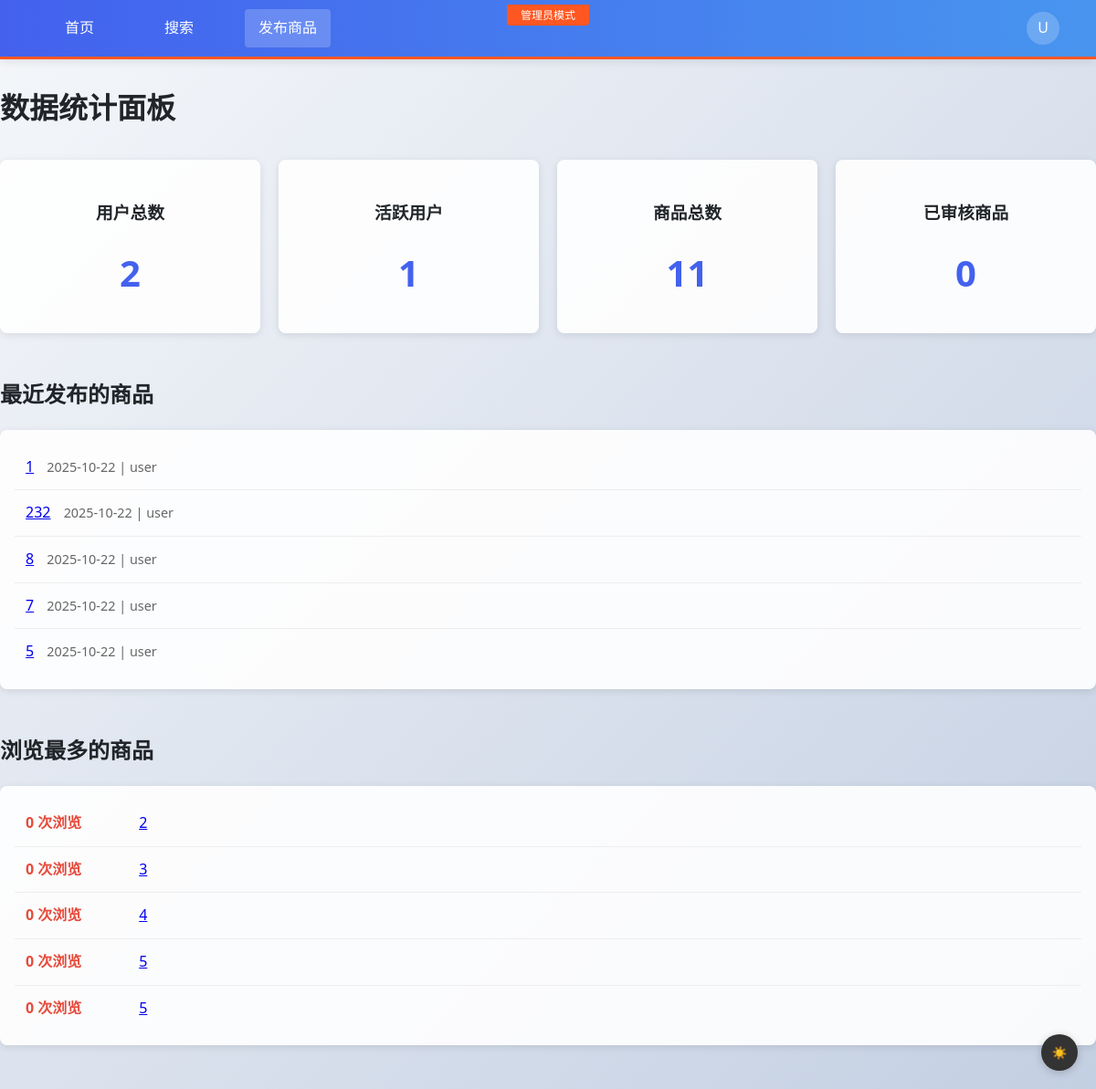
Page /admin/stats (signed in) on the committed database.
### models.py (models this page shows, shortened)
class User(UserMixin, db.Model):
    id = db.Column(db.Integer, primary_key=True)
    username = db.Column(db.String(80), unique=True, nullable=False)
    email = db.Column(db.String(120), unique=True, nullable=False)
    password_hash = db.Column(db.String(128), nullable=False)  # 存储哈希值而非明文
    email_confirmed = db.Column(db.Boolean, default=False)
    avatar = db.Column(db.String(120), nullable=True)
    is_admin = db.Column(db.Boolean, default=False)
    is_active = db.Column(db.Boolean, default=True)  # 用户状态(活跃/封禁)
    last_login = db.Column(db.DateTime)  # 最后登录时间
    @property
    def password(self):
        raise AttributeError('密码不可读')

class Post(db.Model):
    id = db.Column(db.Integer, primary_key=True)
    title = db.Column(db.String(120), nullable=False)
    body = db.Column(db.Text, nullable=False)
    price = db.Column(db.Float, nullable=False)
    status = db.Column(db.String(20), default='available')  # available/sold/reserved
    is_approved = db.Column(db.Boolean, default=False)  # 审核状态
    created_at = db.Column(db.DateTime, default=db.func.current_timestamp())
    views = db.Column(db.Integer, default=0)  # 浏览次数
    author_id = db.Column(db.Integer, db.ForeignKey('user.id'), nullable=False)
    author = db.relationship('User', backref=db.backref('posts', lazy=True))

### app.py (the view)
@app.route('/admin/stats')
@login_required
def admin_stats():
    if not current_user.is_admin:
        flash('无权访问此页面')
        return redirect(url_for('index'))
    total_users = User.query.count()
    active_users = User.query.filter_by(is_active=True).count()
    total_posts = Post.query.count()
    approved_posts = Post.query.filter_by(is_approved=True).count()
    recent_posts = Post.query.order_by(Post.created_at.desc()).limit(5).all()
    top_viewed = Post.query.order_by(Post.views.desc()).limit(5).all()
    return render_template('admin_stats.html',
                         total_users=total_users,
                         active_users=active_users,
                         total_posts=total_posts,
                         approved_posts=approved_posts,
                         recent_posts=recent_posts,
                         top_viewed=top_viewed)

### app.py (called while the page is built)
@login_manager.user_loader
def load_user(user_id):  # 加载当前登录用户
    return User.query.get(int(user_id))

@app.before_request
def create_tables():  # 确保数据库表已创建
    global tables_created
    if not tables_created:
        db.create_all()
        tables_created = True

### templates/admin_stats.html (shortened to what this page needs)
{% extends "base.html" %}
{% block content %}
<div class="admin-container">
    <h1>数据统计面板</h1>
    <div class="stats-grid">
        <div class="stat-card">
            <h3>用户总数</h3>
            <div class="stat-value">{{ total_users }}</div>
        </div>
        <div class="stat-card">
            <h3>活跃用户</h3>
            <div class="stat-value">{{ active_users }}</div>
        </div>
        <div class="stat-card">
            <h3>商品总数</h3>
            <div class="stat-value">{{ total_posts }}</div>
        </div>
        <div class="stat-card">
            <h3>已审核商品</h3>
            <div class="stat-value">{{ approved_posts }}</div>
        </div>
    </div>
    <div class="stats-section">
        <h2>最近发布的商品</h2>
        <div class="recent-list">
            {% for post in recent_posts %}
            <div class="recent-item">
                <a href="{{ url_for('view_post', post_id=post.id) }}">{{ post.title }}</a>
                <span class="post-meta">
                    {{ post.created_at.strftime('%Y-%m-%d') }} |
                    {{ post.author.username }}
                </span>
            </div>
            {% endfor %}
        </div>
    </div>
    <div class="stats-section">
        <h2>浏览最多的商品</h2>
        <div class="top-list">
            {% for post in top_viewed %}
            <div class="top-item">
                <span class="views">{{ post.views }} 次浏览</span>
                <a href="{{ url_for('view_post', post_id=post.id) }}">{{ post.title }}</a>
            </div>
            {% endfor %}
        </div>
    </div>
</div>
{% endblock %}

### templates/base.html (shortened to what this page needs)
<!DOCTYPE html>
<html lang="zh">
<head>
    <link rel="stylesheet" href="{{ url_for('static', filename='style.css') }}">
</head>
<body>
    <div class="nav-placeholder"></div>
    {% if request.path.startswith('/admin') %}
    <div class="admin-mode-indicator">管理员模式</div>
    {% endif %}
    <nav class="fixed-nav">
        <div class="nav-content">
            <div class="nav-left">
                <a href="{{ url_for('index') }}" class="nav-link">首页</a>
                <a href="{{ url_for('search') }}" class="nav-link">搜索</a>
                {% if current_user.is_authenticated %}
                    <a href="{{ url_for('new_post') }}" class="nav-button">发布商品</a>
                {% endif %}
            </div>
            <div class="nav-right">
                {% if current_user.is_authenticated %}
                    <div class="nav-avatar" onclick="window.location.href='{{ url_for('profile') }}'">
                        <div class="avatar-img">
                            {{ current_user.username[0]|upper }}
                        </div>
                    </div>
                {% endif %}
            </div>
        </div>
    </nav>
    {% block content %}{% endblock %}
    <button class="dark-mode-toggle">
        ☀️
    </button>
</body>
</html>

### static/style.css (style rules this page uses)
:root { --primary: #4361ee; --secondary: #3f37c9; --accent: #4895ef; --dark: #212529; --light: #f8f9fa; --glass: rgba(255, 255, 255, 0.15); }
body { font-family: 'Segoe UI', system-ui, sans-serif; line-height: 1.6; color: var(--dark); background: linear-gradient(135deg, #f5f7fa 0%, #c3cfe2 100%); min-height: 100vh; margin: 0; padding: 0; }
nav { background: linear-gradient(to right, #4361ee, #4895ef); color: white; padding: 1rem 2rem; box-shadow: 0 2px 10px rgba(0, 0, 0, 0.1); display: flex; justify-content: space-between; align-items: center; }
nav a { color: white; text-decoration: none; margin: 0 1rem; transition: all 0.3s; padding: 8px 12px; border-radius: 4px; }

### templates/admin_stats.html (style rules this page uses)
.admin-container { max-width: 1200px; margin: 2rem auto; }
.stats-grid { display: grid; grid-template-columns: repeat(auto-fit, minmax(250px, 1fr)); gap: 20px; margin: 2rem 0; }
.stat-card { background: rgba(255,255,255,0.9); border-radius: 8px; padding: 1.5rem; text-align: center; box-shadow: 0 2px 8px rgba(0,0,0,0.1); }
.stat-value { font-size: 2.5em; font-weight: bold; color: #4361ee; margin: 10px 0; }
.stats-section { margin: 3rem 0; }
.recent-list, .top-list { background: rgba(255,255,255,0.9); border-radius: 8px; padding: 1rem; box-shadow: 0 2px 8px rgba(0,0,0,0.1); }
.recent-item, .top-item { padding: 12px; border-bottom: 1px solid #eee; }
.recent-item:last-child, .top-item:last-child { border-bottom: none; }
.post-meta { color: #666; font-size: 0.9em; margin-left: 10px; }
.views { display: inline-block; width: 120px; color: #e74c3c; font-weight: bold; }

### rows in the picture
User: username "U"
Post: title "1", created_at "2025-10-22", author.username "user"
Post: title "232", created_at "2025-10-22", author.username "user"
Post: title "8", created_at "2025-10-22", author.username "user"
Post: title "7", created_at "2025-10-22", author.username "user"
Post: title "5", created_at "2025-10-22", author.username "user"
Post: views "0", title "2"
Post: views "0", title "3"
Post: views "0", title "4"
Post: views "0", title "5"
Post: views "0", title "5"

### other values in the picture
{{ total_users }} "2"
{{ active_users }} "1"
{{ total_posts }} "11"
{{ approved_posts }} "0"
